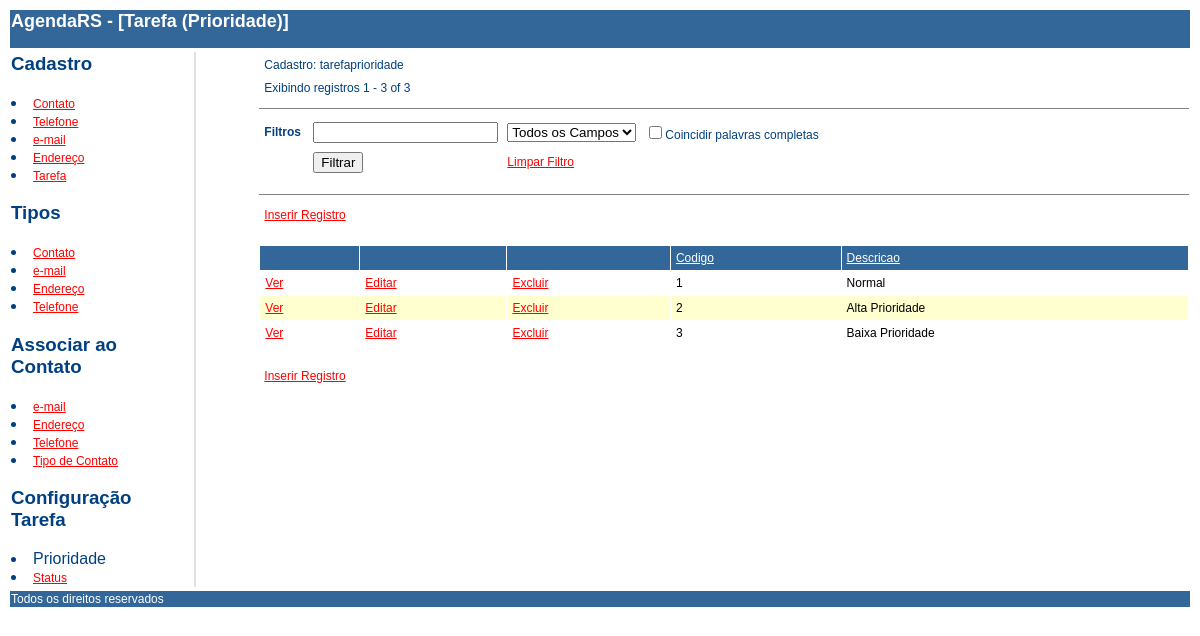
The page /tarefaprioridade.php on the database its author committed.
### tables this page shows
CREATE TABLE `tarefaprioridade` (
  `codigoTarefaPrioridade` int(10) unsigned NOT NULL AUTO_INCREMENT,
  `descricao` varchar(45) NOT NULL,
  PRIMARY KEY (`codigoTarefaPrioridade`)
);

### tarefaprioridade.php (the view, shortened to what this page needs)
<?php
$wholeonly = false;
?>
<html>
    <head>
        <link rel="stylesheet" type="text/css" href="style.css">
    </head>
    <body>
        <table class="bd" width="100%"><tr><td class="hr"><h2>AgendaRS - [Tarefa (Prioridade)]</h2></td></tr></table>
        <table width="100%">
            <tr>
                <td width="10%" valign="top">
                    <h3>Cadastro</h3>
            <li><a href="contato.php?a=reset">Contato</a>
            <li><a href="telefone.php?a=reset">Telefone</a>
            <li><a href="email.php?a=reset">e-mail</a>
            <li><a href="endereco.php?a=reset">Endere&ccedil;o</a>
            <li><a href="tarefa.php?a=reset">Tarefa</a>
                <h3>Tipos</h3>
            <li><a href="tipocontato.php?a=reset">Contato</a>
            <li><a href="tipoemail.php?a=reset">e-mail</a>
            <li><a href="tipoendereco.php?a=reset">Endere&ccedil;o</a>
            <li><a href="tipotelefone.php?a=reset">Telefone</a>
                <h3>Associar ao Contato</h3>
            <li><a href="contatoemails.php?a=reset">e-mail</a>
            <li><a href="contatoenderecos.php?a=reset">Endere&ccedil;o</a>
            <li><a href="contatotelefones.php?a=reset">Telefone</a>
            <li><a href="contatotipos.php?a=reset">Tipo de Contato</a>
                <h3>Configura&ccedil;&atilde;o Tarefa</h3>
            <li>Prioridade
            <li><a href="tarefastatus.php?a=reset">Status</a>
                </td>
            <td width="5%">
            </td>
            <td bgcolor="#e0e0e0">
            </td>
            <td width="5%">
            </td>
            <td width="80%" valign="top">
                <?php
                $conn = connect();
                $showrecs = 20;
                $a = @$_GET["a"];
                $page = @$_GET["page"];
                if (!isset($page))
                    $page = 1;
                switch ($a) {
                    default:
                        select();
                        break;
                }
                ?>
    <table class="bd" width="100%"><tr><td class="hr">Todos os direitos reservados</td></tr></table>
</body>
</html>
<?php
function select() {
    global $showrecs;
    global $page;
    global $filter;
    global $ordtype;
    $checkstr = "";
    if ($ordtype == "asc") {
        $ordtypestr = "desc";
    } else {
        $ordtypestr = "asc";
    }
    $res = sql_select();
    $count = sql_getrecordcount();
    if ($count % $showrecs != 0) {
        $pagecount = intval($count / $showrecs) + 1;
    } else {
        $pagecount = intval($count / $showrecs);
    }
    $startrec = $showrecs * ($page - 1);
    $reccount = min($showrecs * $page, $count);
    ?>
    <table class="bd" border="0" cellspacing="1" cellpadding="4">
        <tr><td>Cadastro: tarefaprioridade</td></tr>
        <tr><td>Exibindo registros <?php echo $startrec + 1 ?> - <?php echo $reccount ?> of <?php echo $count ?></td></tr>
    </table>
    <hr size="1" noshade>
    <form action="tarefaprioridade.php" method="post">
        <table class="bd" border="0" cellspacing="1" cellpadding="4">
            <tr>
                <td><b>Filtros</b>&nbsp;</td>
                <td><input type="text" name="filter" value="<?php echo $filter ?>"></td>
                <td><select name="filter_field">
                        <option value="">Todos os Campos</option>
                    </select></td>
                <td><input type="checkbox" name="wholeonly"<?php echo $checkstr ?>>Coincidir palavras completas</td>
                </td></tr>
            <tr>
                <td>&nbsp;</td>
                <td><input type="submit" name="action" value="Filtrar"></td>
                <td><a href="tarefaprioridade.php?a=reset">Limpar Filtro</a></td>
            </tr>
        </table>
    <hr size="1" noshade>
    <?php showpagenav($page, $pagecount); ?>
    <br>
    <table class="tbl" border="0" cellspacing="1" cellpadding="5"width="100%">
        <tr>
            <td class="hr">&nbsp;</td>
            <td class="hr">&nbsp;</td>
            <td class="hr">&nbsp;</td>
            <td class="hr"><a class="hr" href="tarefaprioridade.php?order=<?php echo "codigoTarefaPrioridade" ?>&type=<?php echo $ordtypestr ?>"><?php echo htmlspecialchars("Codigo") ?></a></td>
            <td class="hr"><a class="hr" href="tarefaprioridade.php?order=<?php echo "descricao" ?>&type=<?php echo $ordtypestr ?>"><?php echo htmlspecialchars("Descricao") ?></a></td>
        </tr>
        <?php
        for ($i = $startrec; $i < $reccount; $i++) {
            $row = mysql_fetch_assoc($res);
            $style = "dr";
            if ($i % 2 != 0) {
                $style = "sr";
            }
            ?>
            <tr>
                <td class="<?php echo $style ?>"><a href="tarefaprioridade.php?a=view&recid=<?php echo $i ?>">Ver</a></td>
                <td class="<?php echo $style ?>"><a href="tarefaprioridade.php?a=edit&recid=<?php echo $i ?>">Editar</a></td>
                <td class="<?php echo $style ?>"><a href="tarefaprioridade.php?a=del&recid=<?php echo $i ?>">Excluir</a></td>
                <td class="<?php echo $style ?>"><?php echo htmlspecialchars($row["codigoTarefaPrioridade"]) ?></td>
                <td class="<?php echo $style ?>"><?php echo htmlspecialchars($row["descricao"]) ?></td>
            </tr>
        <?php
    }
    ?>
    </table>
    <br>
<?php } ?>
<?php
function showpagenav($page, $pagecount) {
    ?>
    <table class="bd" border="0" cellspacing="1" cellpadding="4">
        <tr>
            <td><a href="tarefaprioridade.php?a=add">Inserir Registro</a>&nbsp;</td>
        </tr>
    </table>
        <?php } ?>
<?php
function connect() {
    $conn = mysql_connect("127.0.0.1", "root", "");
    return $conn;
}
function sqlstr($val) {
    return str_replace("'", "''", $val);
}
function sql_select() {
    global $conn;
    $sql = "SELECT `codigoTarefaPrioridade`, `descricao` FROM `tarefaprioridade`";
    $res = mysql_query($sql, $conn) or die(mysql_error());
    return $res;
}
function sql_getrecordcount() {
    global $conn;
    global $filter;
    $filterstr = sqlstr($filter);
    $sql = "SELECT COUNT(*) FROM `tarefaprioridade`";
    $res = mysql_query($sql, $conn) or die(mysql_error());
    $row = mysql_fetch_assoc($res);
    reset($row);
    return current($row);
}
?>

### style.css (style rules this page uses)
body { background-color: #FFFFFF; color: #004080; font-family: Arial; font-size: 10px; }
.bd { background-color: #FFFFFF; color: #004080; font-family: Arial; font-size: 12px; }
.tbl { background-color: #FFFFFF; }
a:link { color: #FF0000; font-family: Arial; font-size: 12px; }
.hr { background-color: #336699; color: #FFFFFF; font-family: Arial; font-size: 12px; }
a.hr:link { color: #FFFFFF; font-family: Arial; font-size: 12px; }
.dr { background-color: #FFFFFF; color: #000000; font-family: Arial; font-size: 12px; }
.sr { background-color: #FFFFCF; color: #000000; font-family: Arial; font-size: 12px; }

### rows shown on the page
tarefaprioridade: codigoTarefaPrioridade "1", descricao "Normal"
tarefaprioridade: codigoTarefaPrioridade "2", descricao "Alta Prioridade"
tarefaprioridade: codigoTarefaPrioridade "3", descricao "Baixa Prioridade"

### other values the page prints
$startrec + 1 "1"
$reccount "3"
$count "3"
